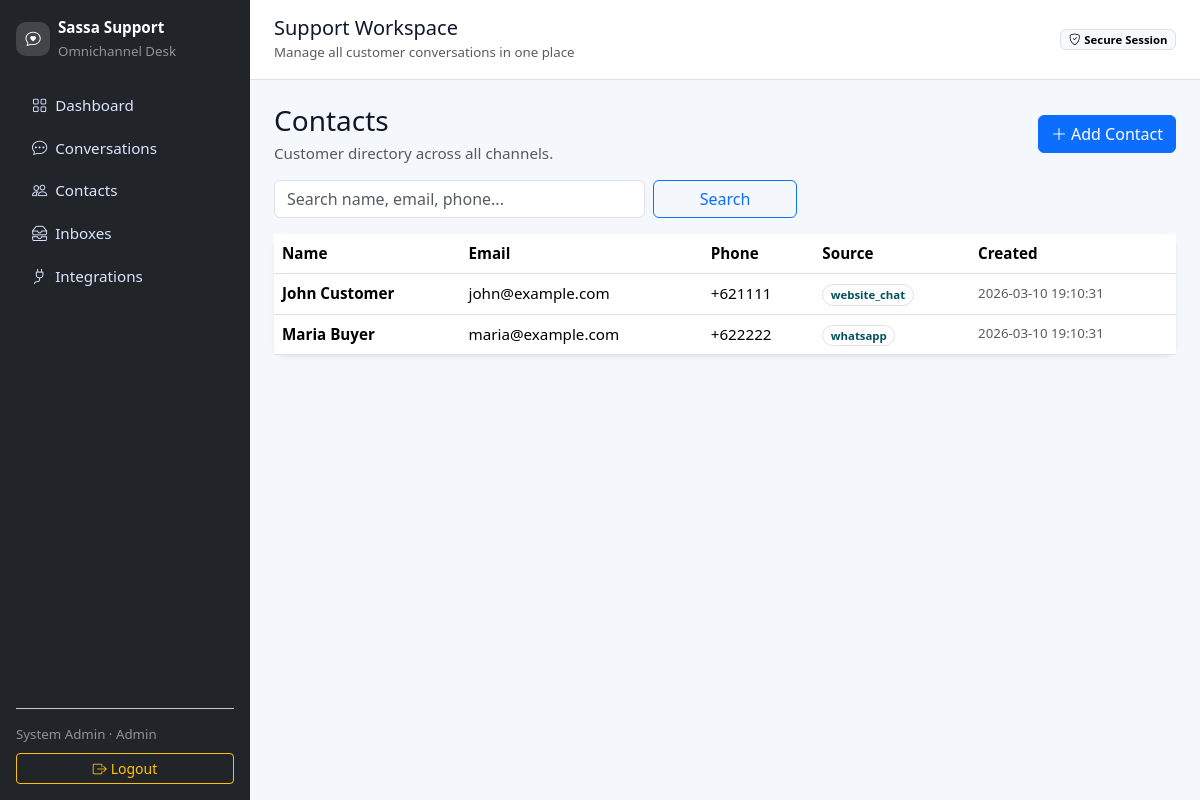
/contacts (signed in), run on the app's committed database.
### tables this page shows
CREATE TABLE contacts (
  id INT AUTO_INCREMENT PRIMARY KEY,
  name VARCHAR(120) NOT NULL,
  phone VARCHAR(40),
  email VARCHAR(190),
  external_id VARCHAR(190),
  channel_source VARCHAR(60) DEFAULT 'website_chat',
  created_at TIMESTAMP DEFAULT CURRENT_TIMESTAMP
);

### app/helpers/App.php (called while the page is built, shortened)
<?php
class App
{
    public static array $config = [];
    public static function init(): void
    {
        self::$config = require __DIR__ . '/../../config/config.php';
        date_default_timezone_set(self::$config['app']['timezone']);
    }
    public static function view(string $view, array $data = []): void
    {
        extract($data);
        require __DIR__ . '/../views/' . $view . '.php';
    }
    public static function basePath(): string
    {
        $configured = trim(parse_url(self::$config['app']['url'] ?? '', PHP_URL_PATH) ?? '', '/');
        $requestPath = trim(parse_url($_SERVER['REQUEST_URI'] ?? '', PHP_URL_PATH) ?? '', '/');
        if ($configured !== '' && ($requestPath === $configured || str_starts_with($requestPath, $configured . '/'))) {
            return $configured;
        }
        $scriptDir = trim(str_replace('\\', '/', dirname($_SERVER['SCRIPT_NAME'] ?? '')), '/');
        return $scriptDir;
    }
}

### app/controllers/ContactsController.php (called while the page is built, shortened)
<?php
class ContactsController
{
    public function index(): void
    {
        $search = trim($_GET['search'] ?? '');
        App::view('contacts/index', ['contacts' => (new Contact())->all($search)]);
    }
}

### public/index.php (called while the page is built, shortened)
<?php
require __DIR__ . '/../app/helpers/App.php';
require __DIR__ . '/../app/helpers/functions.php';
require __DIR__ . '/../app/helpers/Router.php';
require __DIR__ . '/../app/models/BaseModel.php';
$router = new Router();
require __DIR__ . '/../routes/web.php';
$router->dispatch($_SERVER['REQUEST_METHOD'], $_SERVER['REQUEST_URI']);

### app/helpers/functions.php (called while the page is built, shortened)
<?php
function e(?string $value): string
{
    return htmlspecialchars((string) $value, ENT_QUOTES, 'UTF-8');
}

### routes/web.php (called while the page is built, shortened)
<?php
$contacts = new ContactsController();

### app/models/BaseModel.php (called while the page is built)
<?php
class BaseModel
{
    protected PDO $db;
    public function __construct()
    {
        $this->db = App::$db;
    }
}

### app/models/Contact.php (called while the page is built, shortened)
<?php
class Contact extends BaseModel
{
    public function all(string $search = ''): array
    {
        $sql = 'SELECT * FROM contacts';
        $params = [];
        $sql .= ' ORDER BY created_at DESC';
        $stmt = $this->db->prepare($sql);
        $stmt->execute($params);
        return $stmt->fetchAll();
    }
}

### app/views/contacts/index.php (the view, shortened to what this page needs)
<?php require __DIR__ . '/../partials/header.php'; ?>
<div class="d-flex justify-content-between align-items-center mb-3">
  <div><h3 class="mb-1">Contacts</h3><p class="text-muted mb-0">Customer directory across all channels.</p></div>
  <button class="btn btn-primary" data-bs-toggle="modal" data-bs-target="#addContactModal"><i class="bi bi-plus-lg me-1"></i>Add Contact</button>
</div>
<form class="row g-2 mb-3">
  <div class="col-md-5"><input class="form-control" name="search" value="<?= e($_GET['search'] ?? '') ?>" placeholder="Search name, email, phone..."></div>
  <div class="col-md-2"><button class="btn btn-outline-primary w-100">Search</button></div>
</form>
<div class="card border-0 shadow-sm">
  <div class="table-responsive">
    <table class="table table-hover align-middle mb-0">
      <thead><tr><th>Name</th><th>Email</th><th>Phone</th><th>Source</th><th>Created</th></tr></thead>
      <tbody>
      <?php foreach ($contacts as $c): ?>
        <tr>
          <td class="fw-semibold"><?= e($c['name']) ?></td>
          <td><?= e($c['email']) ?></td>
          <td><?= e($c['phone']) ?></td>
          <td><span class="badge rounded-pill text-bg-info-subtle border text-info-emphasis"><?= e($c['channel_source']) ?></span></td>
          <td class="text-muted small"><?= e($c['created_at']) ?></td>
        </tr>
      <?php endforeach; ?>
      </tbody>
    </table>
  </div>
</div>
<?php require __DIR__ . '/../partials/footer.php'; ?>

### app/helpers/Router.php (shortened to what this page needs)
<?php
class Router
{
    private array $routes = [];
    public function add(string $method, string $path, callable $handler): void
    {
        $this->routes[] = [$method, trim($path, '/'), $handler];
    }
    public function dispatch(string $method, string $uri): void
    {
        $uri = trim(parse_url($uri, PHP_URL_PATH), '/');
        $baseCandidates = array_filter([
            trim(parse_url(App::$config['app']['url'] ?? '', PHP_URL_PATH) ?? '', '/'),
            App::basePath(),
        ]);
        foreach ($baseCandidates as $base) {
            if ($base && ($uri === $base || str_starts_with($uri, $base . '/'))) {
                $uri = trim(substr($uri, strlen($base)), '/');
                break;
            }
        }
        foreach ($this->routes as [$routeMethod, $routePath, $handler]) {
            $pattern = '#^' . preg_replace('/\{([a-z_]+)\}/', '([^/]+)', $routePath) . '$#';
            if ($routeMethod === $method && preg_match($pattern, $uri, $matches)) {
                array_shift($matches);
                $handler(...$matches);
                return;
            }
        }
    }
}

### public/assets/css/app.css (style rules this page uses)
:root { --bg:#f4f7fb; --card:#ffffff; --text:#0f172a; }
body { background:var(--bg);color:var(--text);font-size:.95rem }
.card { border-radius:12px }

### data on the page
contacts: name "John Customer", email "john@example.com", phone "+621111", channel_source "website_chat", created_at "2026-03-10 19:10:31"
contacts: name "Maria Buyer", email "maria@example.com", phone "+622222", channel_source "whatsapp", created_at "2026-03-10 19:10:31"
